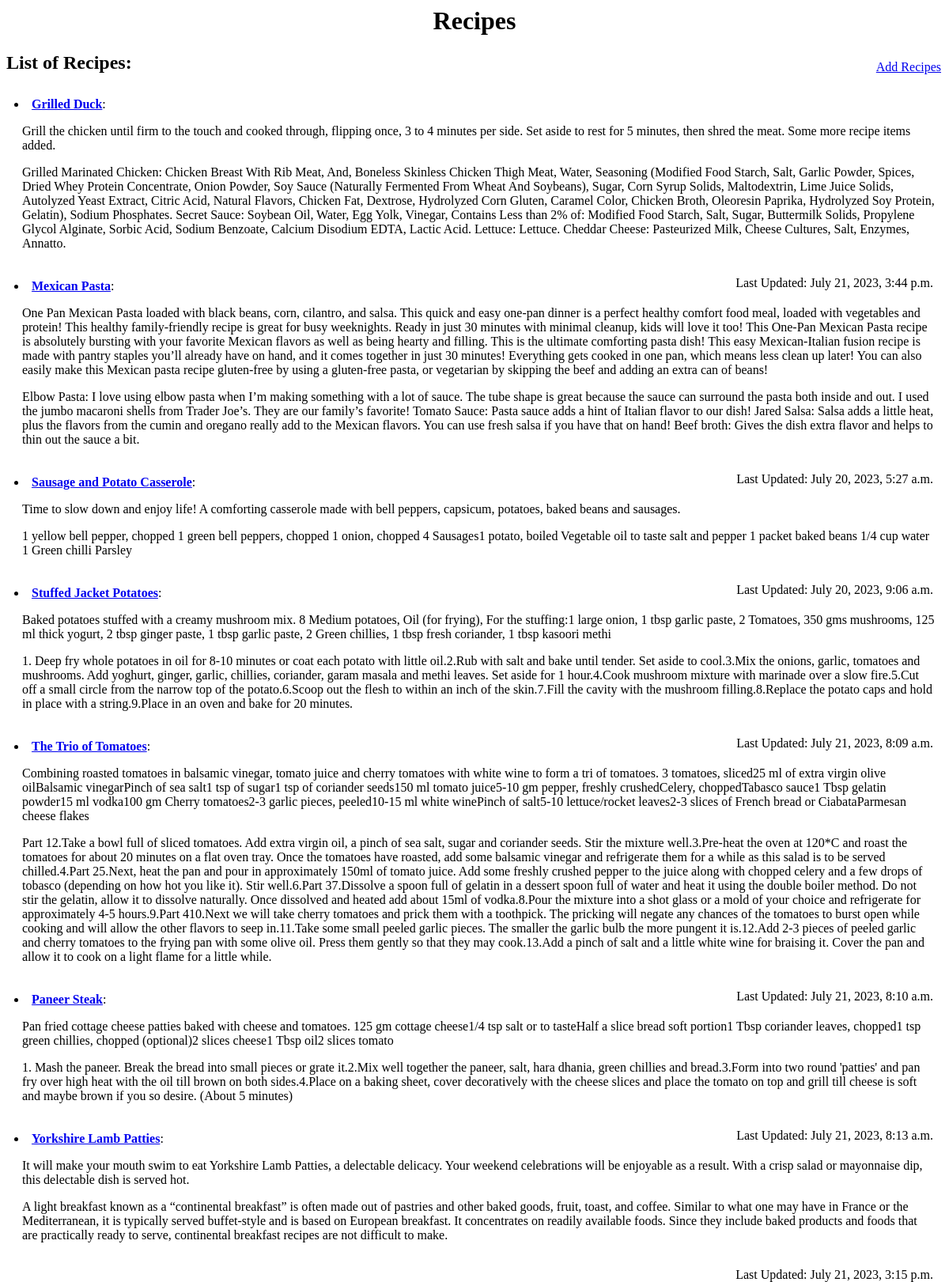
/recipes/ (signed in), run on an earlier commit of the app's database.
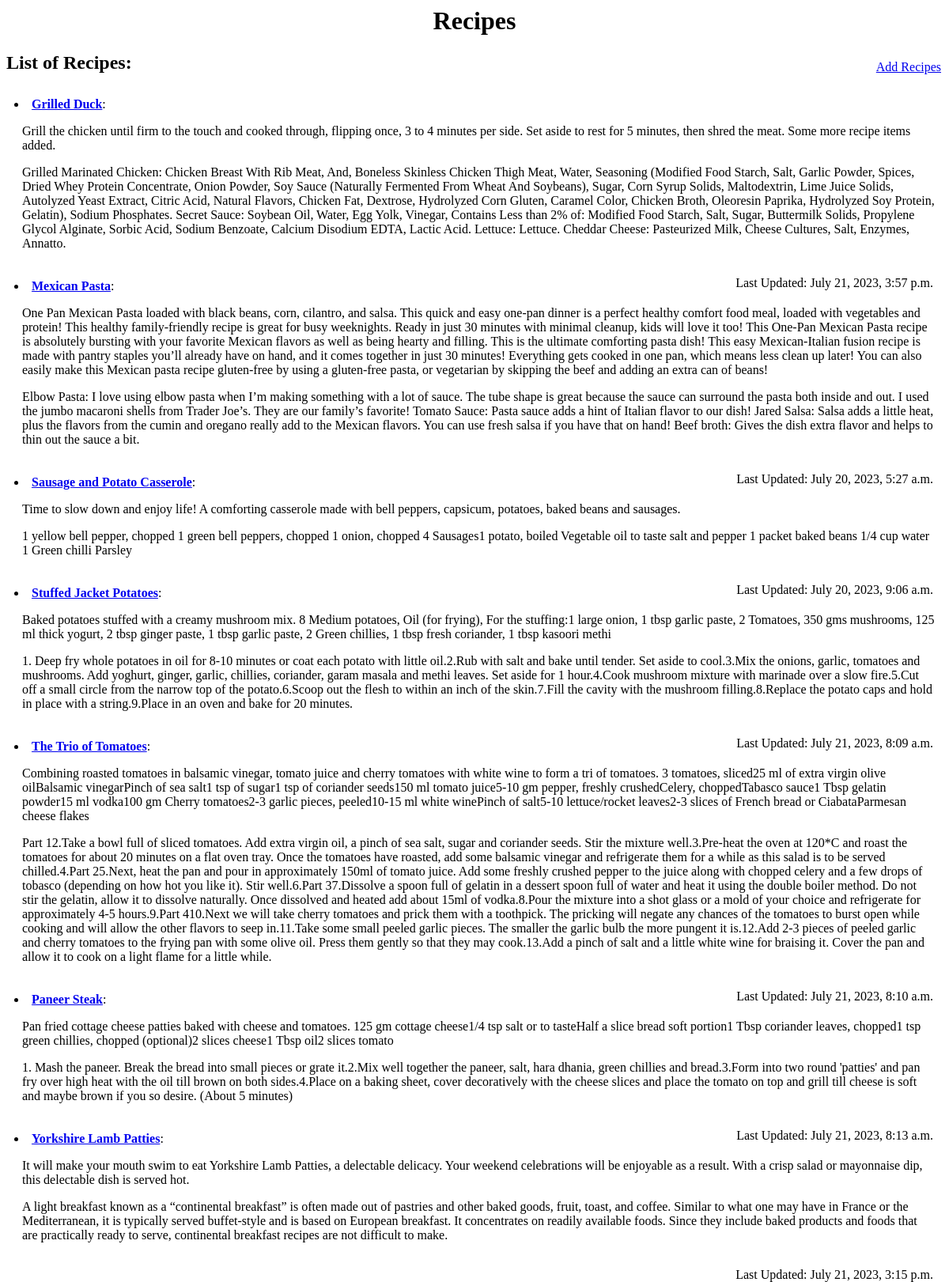
And on a later commit of the database.
### recipes/models.py (models this page shows, shortened)
class Recipe(models.Model):
    user = models.ForeignKey(settings.AUTH_USER_MODEL, on_delete=models.CASCADE)
    name = models.CharField(max_length=220)
    description = models.TextField(blank=True, null=True)
    directions = models.TextField(blank=True, null=True) # complete guide of the recipe
    timestamp = models.DateTimeField(auto_now_add=True)
    updated = models.DateTimeField(auto_now=True)
    active = models.BooleanField(default=True)
    def get_absolute_url(self):
        return reverse("recipes:detail", kwargs={"id": self.id})

### recipes/views.py (the view)
# urls.py: path("", recipe_list_view, name="search"),
@login_required
def recipe_list_view(request):
    qs = Recipe.objects.filter(user=request.user)
    context = {
        "object_list": qs,
    }
    return render(request, "recipes/search.html", context)

### templates/recipes/search.html
{% extends 'recipes/base.html' %}
{% block content %}
<a href="{% url 'recipes:create' %}" style="position:absolute; right:0; padding: 10px;">Add Recipes</a>
<h2>List of Recipes:</h2>
{% for object in object_list %}
<li style="padding: 10px;"><strong><a href="{{object.get_absolute_url}}">{{object.name}}</a></strong>:
    <p style="padding-left: 10px;">{{object.description}}</p>
    <p style="padding-left: 10px;">{{object.directions}}</p>
    <p style="position: absolute; right: 20px;">Last Updated: {{object.updated}}</p>
</li>
{% endfor %}
{% endblock content %}

What changed in the data, as far as the page shows it:
changed Recipe "Grilled Duck": updated "July 21, 2023, 3:44 p.m." → "July 21, 2023, 3:57 p.m."
